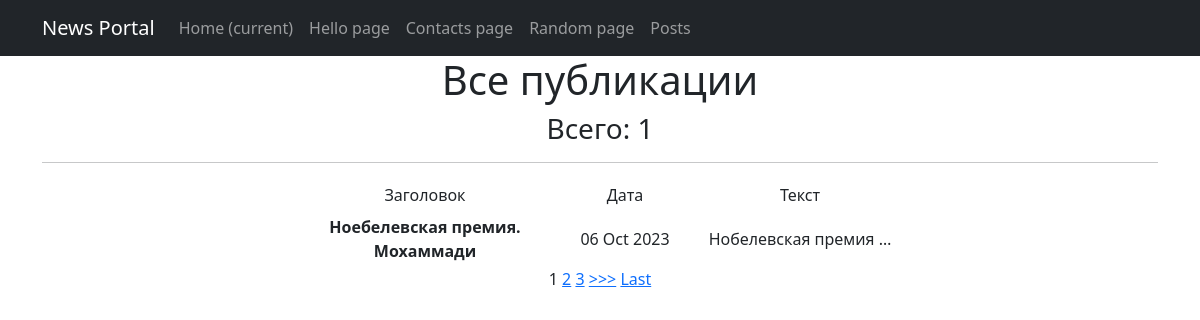
Page /news/ on the committed database.
### news/models.py (models this page shows, shortened)
class Post(models.Model):
    author = models.ForeignKey(Author, on_delete=models.CASCADE, related_name='posts')
    article = 'ART'
    news = 'NEW'
    POSTS = [
        (article, "Статья"),
        (news, "Новость")
    ]
    type = models.CharField(max_length=3,
                            choices=POSTS,
                            default=article)
    creation_time = models.DateTimeField(auto_now_add=True)
    title = models.CharField(max_length=255)
    text = models.TextField()
    rating = models.IntegerField(default=0)
    category = models.ManyToManyField(Category, through='PostCategory')

### news/views.py (the view)
# urls.py: path('', PostList.as_view()),
class PostList(ListView):
    model = Post
    ordering = '-creation_time'
    template_name = 'news_all.html'
    context_object_name = 'news_all'
    paginate_by = 1
    def get_context_data(self, **kwargs):
        context = super().get_context_data(**kwargs)
        context['time_now'] = datetime.utcnow()
        context['news_quantity'] = None
        return context

### templates/news_all.html (shortened to what this page needs)
{% extends 'flatpages/default.html' %}
{% block content %}
    <h1>Все публикации</h1>
    <h3>Всего: {{ news_all | length }}</h3>
    <hr>
    {% if news_all %}
        <table align="center" cellpadding="4">
            <tr>
                <td>Заголовок</td>
                <td>Дата</td>
                <td>Текст</td>
            </tr>
            {% for news in news_all %}
            <tr>
                <td width="300"><b>{{ news.title }}</b></td>
                <td width="100">{{ news.creation_time|date:'d M Y' }}</td>
                <td width="250">{{ news.text|truncatechars:20 }}</td>
            </tr>
            {% endfor %}
        </table>
    {% else %}
            <h3>Публикаций нет!</h3>
    {% endif %}
{% if is_paginated %}
    {% for num in page_obj.paginator.page_range %}
        {% if page_obj.number == num %}
            <a>{{ num }}</a>
        {% elif num > page_obj.number|add:'-3' and num < page_obj.number|add:'3' %}
            <a href="?page={{ num }}">{{ num }}</a>
        {% endif %}
    {% endfor %}
    {% if page_obj.has_next %}
        <a href="?page={{ page_obj.next_page_number }}">>>></a>
        <a href="?page={{ page_obj.paginator.num_pages }}">Last</a>
    {% endif %}
{% endif %}
{% endblock content %}

### rows in the picture
Post: title "Ноебелевская премия. Мохаммади", creation_time "06 Oct 2023", text "Нобелевская премия …"

### other values in the picture
{{ news_all | length }} "1"
{{ num }} "1"
{{ num }} "2" "3"
